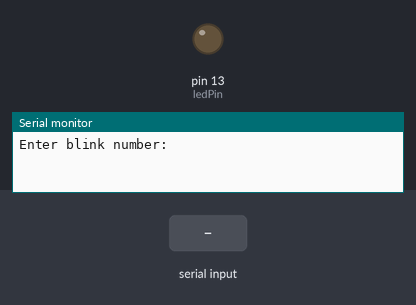
This sketch was run on a simulated Arduino Uno, built with avr-gcc and run on an emulated ATmega328P. Shown: output pins drawn as LEDs (lit = HIGH), the last lines printed to the serial monitor. Dashed ring = blinking. The inputs (shaded band) are chosen by the test bench.

Above: at 1.2 s.
1.3 s: "90,45\n" received over Serial
At 1.45 s:
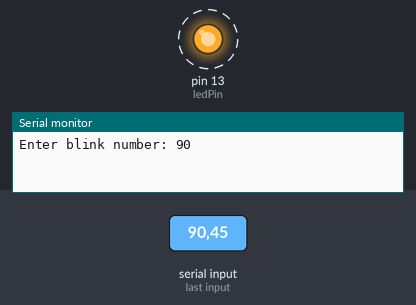
Timing chart, 0 to 10.3 s (numbered marks = the images above; inputs shaded):
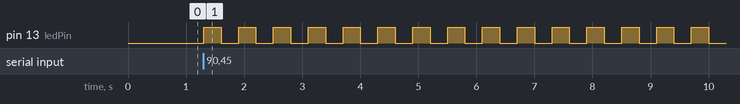

Measured:
- after the input at 1.3 s, pin 13 (ledPin): alternates HIGH for 0.30 s and LOW for 0.30 s, starting at once

The sketch:

Lab5_InputLEDBlinkCount.ino
```cpp
/*
	Lab.5 - Data Transmission
*/

int ledPin = 13;
int blinkNum;

int dt = 300;

void setup()
{
  pinMode(ledPin, OUTPUT);
  Serial.begin(9600);
}

void loop()
{
  Serial.print("Enter blink number: ");

  while (Serial.available() == 0) {}

  blinkNum = Serial.parseInt();
  Serial.println(blinkNum);

  for (int i = 0; i < blinkNum; i++)
  {
    digitalWrite(ledPin, HIGH);
    delay(dt);
    digitalWrite(ledPin, LOW);
    delay(dt);
  }
}
```
